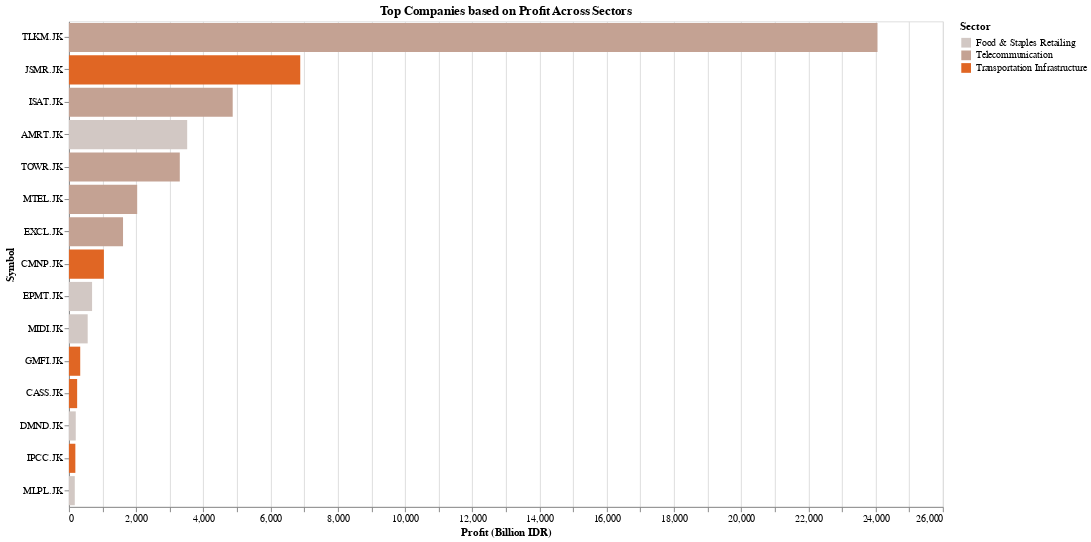

Notebook code cell kept with this figure:
### Code cell
profit_chart

### Figure 1 — Vega-Lite specification as saved in the notebook (floating-point values rounded to 4 significant figures)
{"config": {"view": {"continuousWidth": 400, "continuousHeight": 300}}, "data": {"name": "data-04354813b5f5fed99636a978f4171bc2"}, "mark": "bar", "encoding": {"color": {"field": "Sector", "scale": {"scheme": "lightgreyred"}, "sort": {"field": "Sector", "order": "ascending"}, "type": "nominal"}, "tooltip": [{"field": "Sector", "type": "nominal"}, {"field": "Symbol", "type": "nominal"}, {"field": "Profit (Billion IDR)", "format": ",.2f", "type": "quantitative"}], "x": {"field": "Profit (Billion IDR)", "type": "quantitative"}, "y": {"field": "Symbol", "sort": "-x", "type": "nominal"}}, "height": 500, "title": "Top Companies based on Profit Across Sectors", "width": 900, "$schema": "https://vega.github.io/schema/vega-lite/v4.17.0.json", "datasets": {"data-04354813b5f5fed99636a978f4171bc2": [{"Symbol": "JSMR.JK", "Profit": 6881914000000, "Sector": "Transportation Infrastructure", "Profit (Billion IDR)": 6882.0}, {"Symbol": "CMNP.JK", "Profit": 1039719697000, "Sector": "Transportation Infrastructure", "Profit (Billion IDR)": 1040.0}, {"Symbol": "GMFI.JK", "Profit": 335676790760, "Sector": "Transportation Infrastructure", "Profit (Billion IDR)": 335.7}, {"Symbol": "CASS.JK", "Profit": 244140000000, "Sector": "Transportation Infrastructure", "Profit (Billion IDR)": 244.1}, {"Symbol": "IPCC.JK", "Profit": 190854844000, "Sector": "Transportation Infrastructure", "Profit (Billion IDR)": 190.9}, {"Symbol": "AMRT.JK", "Profit": 3518142000000, "Sector": "Food & Staples Retailing", "Profit (Billion IDR)": 3518.0}, {"Symbol": "EPMT.JK", "Profit": 688498562591, "Sector": "Food & Staples Retailing", "Profit (Billion IDR)": 688.5}, {"Symbol": "MIDI.JK", "Profit": 557715000000, "Sector": "Food & Staples Retailing", "Profit (Billion IDR)": 557.7}, {"Symbol": "DMND.JK", "Profit": 202701000000, "Sector": "Food & Staples Retailing", "Profit (Billion IDR)": 202.7}, {"Symbol": "MLPL.JK", "Profit": 173920000000, "Sector": "Food & Staples Retailing", "Profit (Billion IDR)": 173.9}, {"Symbol": "TLKM.JK", "Profit": 24056000000000, "Sector": "Telecommunication", "Profit (Billion IDR)": 24060.0}, {"Symbol": "ISAT.JK", "Profit": 4872084000000, "Sector": "Telecommunication", "Profit (Billion IDR)": 4872.0}, {"Symbol": "TOWR.JK", "Profit": 3298056440000, "Sector": "Telecommunication", "Profit (Billion IDR)": 3298.0}, {"Symbol": "MTEL.JK", "Profit": 2030289000000, "Sector": "Telecommunication", "Profit (Billion IDR)": 2030.0}, {"Symbol": "EXCL.JK", "Profit": 1609296000000, "Sector": "Telecommunication", "Profit (Billion IDR)": 1609.0}]}}
